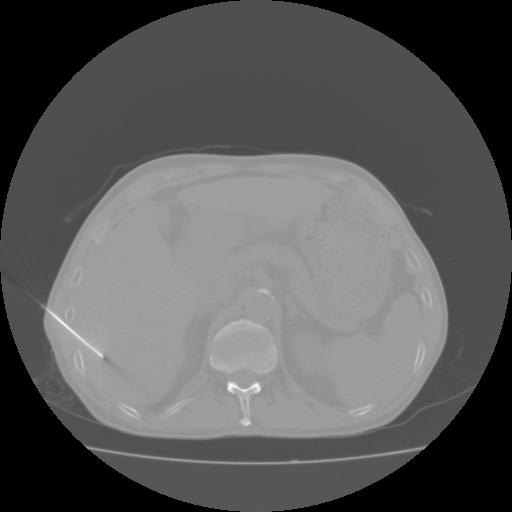
#> input picture Test_Img/10.jpg, 512 x 512 px, found by its file name
$ python unwrap_phase.py
#> lines starting #> are read from the running program, lines starting #| are printed output that depends on the picture
# 从形变的相位图像中恢复原始图像。
#
# 从形变后的图像以[-pi，pi）的间隔内，恢复原始的未形变图像。
import numpy as np
from matplotlib import pyplot as plt
from skimage import data, img_as_float, color, exposure
from skimage.restoration import unwrap_phase


# Load an image as a floating-point grayscale
from skimage import data, morphology, img_as_float, io
image = img_as_float(io.imread('/home/qiao/PythonProjects/Scikit-image_On_CT/Test_Img/10.jpg'))
#> image: shape (512, 512) float64; min 0, max 0.996, mean 0.356
image = color.rgb2gray(image)
# Scale the image to [0, 4*pi]
image = exposure.rescale_intensity(image, out_range=(0, 4 * np.pi))
# Create a phase-wrapped image in the interval [-pi, pi)
image_wrapped = np.angle(np.exp(1j * image))
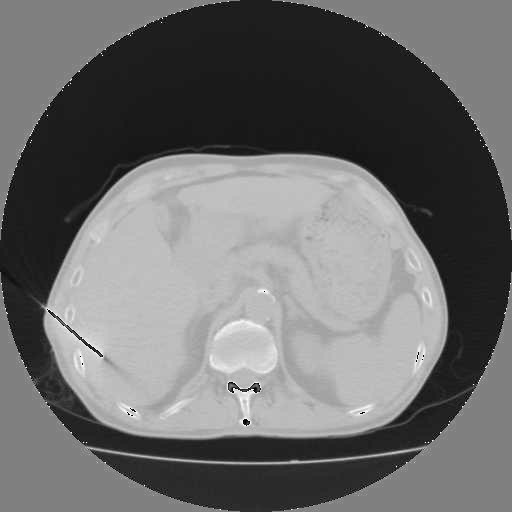
#> image_wrapped: shape (512, 512) float64; min -3.12, max 3.12, mean -0.457; drawn with min black and max white
# Perform phase unwrapping
image_unwrapped = unwrap_phase(image_wrapped)
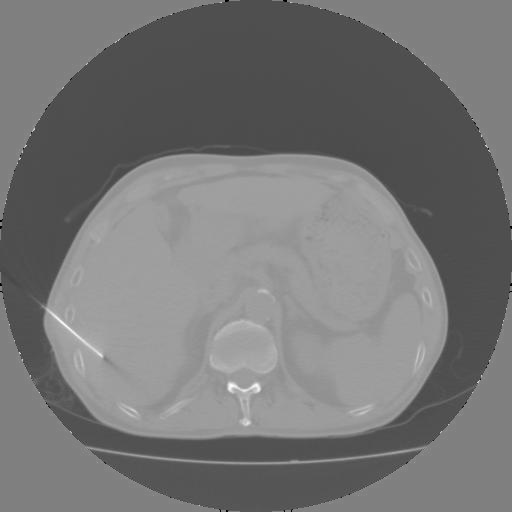
#> image_unwrapped: shape (512, 512) float64; min -6.28, max 6.28, mean -0.451; drawn with min black and max white

fig, ax = plt.subplots(2, 2, sharex=True, sharey=True)
ax1, ax2, ax3, ax4 = ax.ravel()

fig.colorbar(ax1.imshow(image, cmap='gray', vmin=0, vmax=4 * np.pi), ax=ax1)
ax1.set_title('Original')

fig.colorbar(ax2.imshow(image_wrapped, cmap='gray', vmin=-np.pi, vmax=np.pi),
             ax=ax2)
ax2.set_title('Wrapped phase')

fig.colorbar(ax3.imshow(image_unwrapped, cmap='gray'), ax=ax3)
ax3.set_title('After phase unwrapping')

fig.colorbar(ax4.imshow(image_unwrapped - image, cmap='gray'), ax=ax4)
ax4.set_title('Unwrapped minus original')

# Create a simple ramp
image = np.ones((100, 100)) * np.linspace(0, 8 * np.pi, 100).reshape((-1, 1))
# Mask the image to split it in two horizontally
mask = np.zeros_like(image, dtype=bool)
mask[image.shape[0] // 2, :] = True

image_wrapped = np.ma.array(np.angle(np.exp(1j * image)), mask=mask)
# Unwrap image without wrap around
image_unwrapped_no_wrap_around = unwrap_phase(image_wrapped,
                                              wrap_around=(False, False))
# Unwrap with wrap around enabled for the 0th dimension
image_unwrapped_wrap_around = unwrap_phase(image_wrapped,
                                           wrap_around=(True, False))

fig, ax = plt.subplots(2, 2)
ax1, ax2, ax3, ax4 = ax.ravel()

fig.colorbar(ax1.imshow(np.ma.array(image, mask=mask), cmap='rainbow'), ax=ax1)
ax1.set_title('Original')

fig.colorbar(ax2.imshow(image_wrapped, cmap='rainbow', vmin=-np.pi, vmax=np.pi),
             ax=ax2)
ax2.set_title('Wrapped phase')

fig.colorbar(ax3.imshow(image_unwrapped_no_wrap_around, cmap='rainbow'),
             ax=ax3)
ax3.set_title('Unwrapped without wrap_around')

fig.colorbar(ax4.imshow(image_unwrapped_wrap_around, cmap='rainbow'), ax=ax4)
ax4.set_title('Unwrapped with wrap_around')

plt.tight_layout()
plt.show()
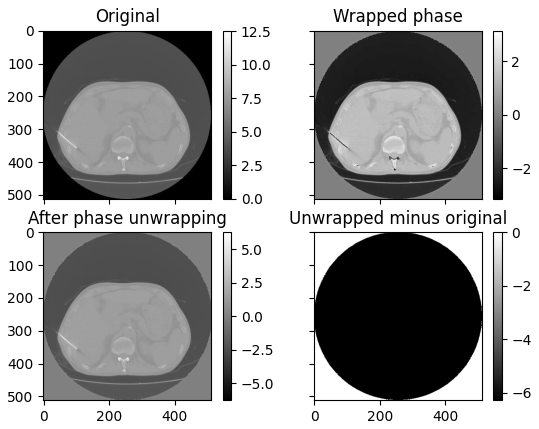
#> figure drawn by matplotlib, 8 panels
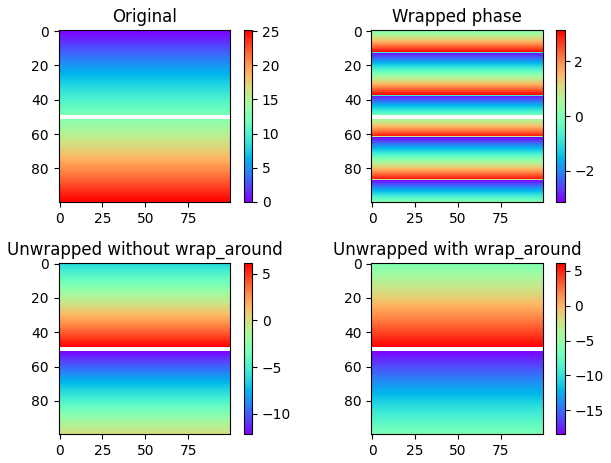
#> figure drawn by matplotlib, 8 panels

$ run again, with Test_Img/4.jpg copied over Test_Img/10.jpg
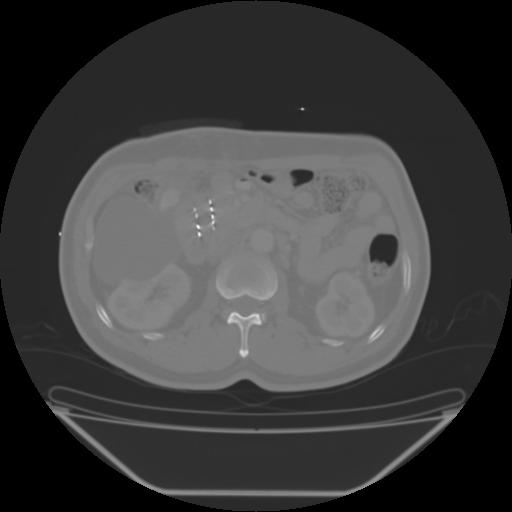
#> input picture Test_Img/4.jpg, 512 x 512 px, found by its file name
#> `image_wrapped = np.angle(np.exp(1j * image))`:
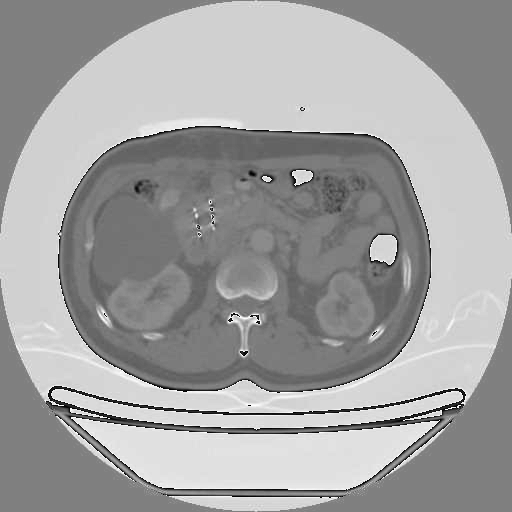
#> image_wrapped: shape (512, 512) float64; min -3.12, max 3.12, mean 0.814; drawn with min black and max white
#> `image_unwrapped = unwrap_phase(image_wrapped)`:
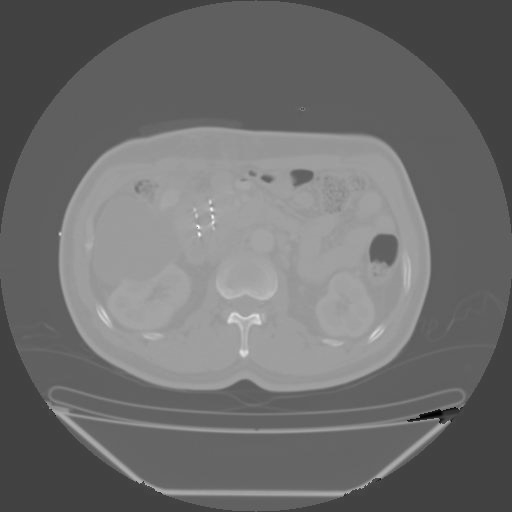
#> image_unwrapped: shape (512, 512) float64; min -4.35, max 12.57, mean 2.98; drawn with min black and max white

$ run again, with Test_Img/41.jpg copied over Test_Img/10.jpg
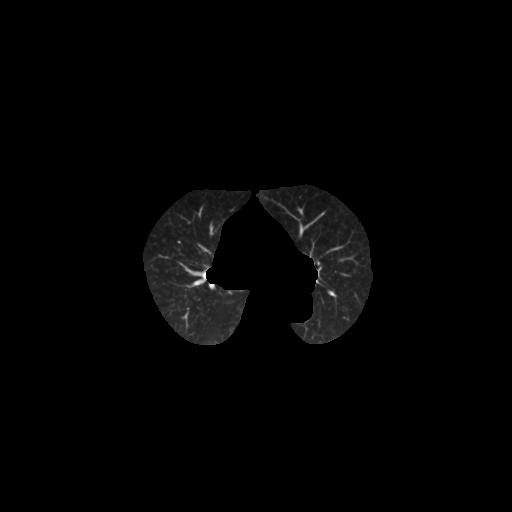
#> input picture Test_Img/41.jpg, 512 x 512 px, found by its file name
#> `image_wrapped = np.angle(np.exp(1j * image))`:
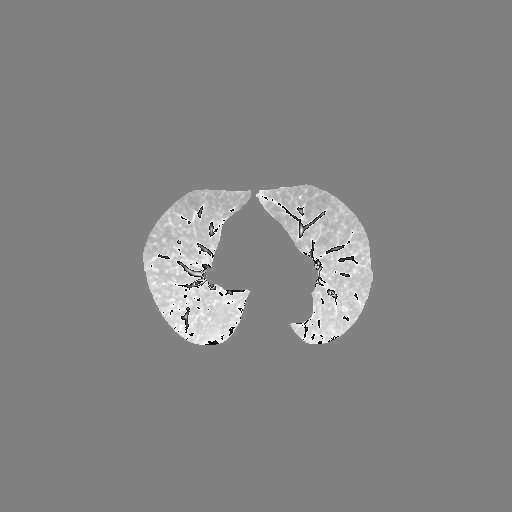
#> image_wrapped: shape (512, 512) float64; min -3.13, max 3.13, mean 0.128; drawn with min black and max white
#> `image_unwrapped = unwrap_phase(image_wrapped)`:
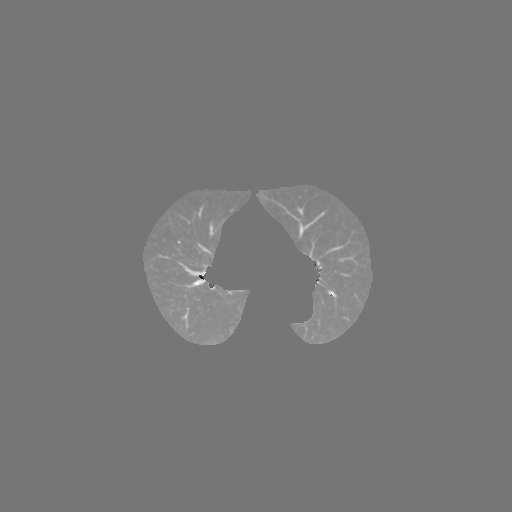
#> image_unwrapped: shape (512, 512) float64; min -10.45, max 12.17, mean 0.167; drawn with min black and max white
